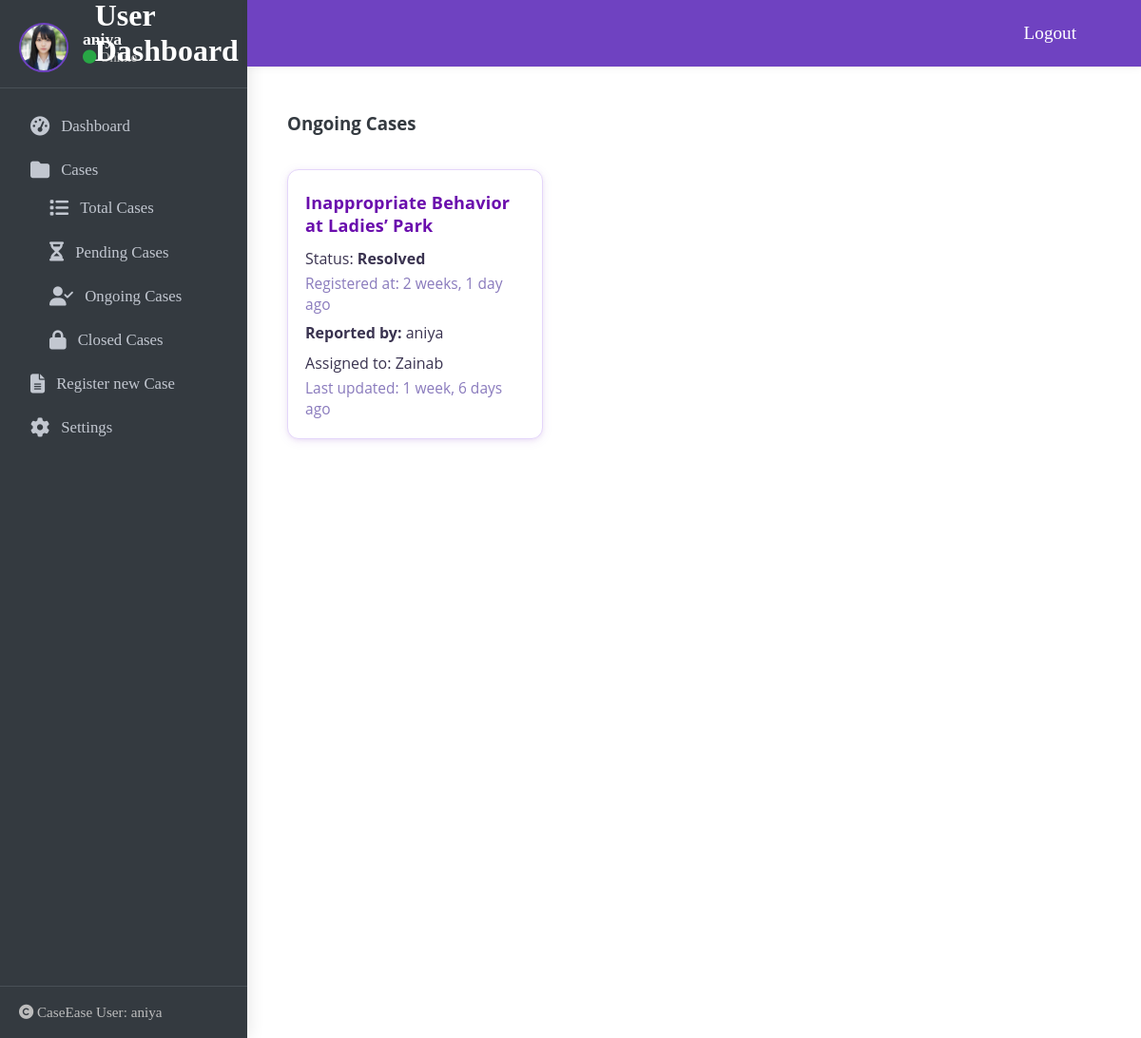
The app's page /accounts/user/cases/ongoing/ (signed in) with its own data.
### accounts/models.py (models this page shows, shortened)
class CustomUser(AbstractUser):
    role = models.CharField(max_length=10, choices=ROLE_CHOICES, default='user')
    profile_image = models.ImageField(upload_to='profile_images/', null=True, blank=True)
    phone_number = models.CharField(max_length=15, null=True, blank=True)

### cases/models.py (models this page shows, shortened)
class Case(models.Model):
    STATUS_CHOICES = [
        ('Pending', 'Pending'),
        ('Approved', 'Approved'),
        ('In Progress', 'In Progress'),
        ('Waiting for Info', 'Waiting for Info'),
        ('Resolved', 'Resolved'),
        ('Closed', 'Closed'),
    ]
    status = FSMField(choices=STATUS_CHOICES, default='Pending')
    title = models.CharField(max_length=200)
    description = models.TextField()
    location = models.CharField(max_length=200, null=True, blank=True)
    incident_date = models.DateField(null=True, blank=True)
    uploaded_file = models.FileField(upload_to='case_files/', null=True, blank=True)
    is_anonymous = models.BooleanField(default=False)
    suspect_name = models.CharField(max_length=200, null=True, blank=True)
    witnesses = models.TextField(null=True, blank=True)
    progress_notes = models.TextField(null=True, blank=True)
    report_file = models.FileField(upload_to='reports/', null=True, blank=True)
    created_at = models.DateTimeField(auto_now_add=True)
    updated_at = models.DateTimeField(auto_now=True)
    created_by = models.ForeignKey(
        settings.AUTH_USER_MODEL,
        on_delete=models.CASCADE,
        related_name='cases_created'
    )
    assigned_to = models.ForeignKey(
        settings.AUTH_USER_MODEL,
        null=True,
        blank=True,
        on_delete=models.SET_NULL,
        related_name='cases_assigned',
        limit_choices_to={'groups__name': 'handler'}
    )
    history = HistoricalRecords()

### accounts/views.py (the view)
# urls.py: path('user/cases/ongoing/', views.UserOngoingCasesView.as_view(), name='user_ongoing_cases'),
class UserOngoingCasesView(LoginRequiredMixin, ListView):
    template_name = 'accounts/users/ongoing_cases.html'
    context_object_name = 'cases'
    def get_queryset(self):
        return Case.objects.filter(created_by=self.request.user).exclude(status__in=['Pending', 'Closed'])

### accounts/templates/accounts/users/ongoing_cases.html (shortened to what this page needs)
{% load static %}
{% load humanize %}
{% block content %}
<div class="dashboard-container">
  {% include 'accounts/user_sidebar.html' %}
  <div class="main-section">
    <h3>Ongoing Cases</h3>
    <div class="cases-grid">
    {% for case in cases %}
      <div class="card">
        {% if case.pk %}
          <a href="{% url 'case_detail' case.pk %}">{{ case.title }}</a>
        {% else %}
          {{ case.title }}
        {% endif %}
        <p>Status: <strong>{{ case.status }}</strong></p>
        <small>Registered at: {{ case.created_at|naturaltime }}</small>
        {% if case.is_anonymous %}
          <p><strong>Reported by:</strong> Anonymous</p>
        {% else %}
          <p><strong>Reported by:</strong> {{ case.created_by.username }}</p>
        {% endif %}
        <p>Assigned to: {{ case.assigned_to.username|default:'Not Assigned' }}</p>
        <small>Last updated: {{ case.updated_at|naturaltime }}</small>
      </div>
    {% empty %}
      <p>No ongoing cases found.</p>
    {% endfor %}
    </div>
  </div>
</div>
{% endblock %}

### accounts/templates/accounts/user_sidebar.html (shortened to what this page needs)
{% load static%}
<link rel="stylesheet" href="https://cdnjs.cloudflare.com/ajax/libs/font-awesome/6.4.0/css/all.min.css">
<aside class="admin-sidebar">
<div class="top-navbar">
  <div class="dashboard-header">
      <h2> User Dashboard </h2>
      <a href="{% url 'logout' %}" style="color:#fff; font-size:1.2rem;">Logout</a>
    </div>
</div>
  <div class="user-panel">
   {% if user.profile_image %}
      <img src="{{ user.profile_image.url }}" alt="User Avatar">
    {% else %}
      <img src="{% static 'images/avatar.png' %}" alt="User Avatar">
    {% endif %}
    <div class="info">
      <span>{{ request.user.username|default:'User' }}</span>
      <small><i class="fa fa-circle text-success" style="color:#28a745"></i> Online</small>
    </div>
  </div>
  <nav>
    <ul>
      <li><a href="{% url 'user_dashboard' %}" ><i class="fa fa-tachometer-alt"></i> Dashboard</a></li>
      <li><a href="#"><i class="fa fa-folder"></i> Cases</a>
        <ul style="padding-left:20px;">
          <li><a href="{% url 'user_all_cases' %}"><i class="fa fa-list"></i> Total Cases</a></li>
          <li><a href="{% url 'user_pending_cases' %}"><i class="fa fa-hourglass-half"></i> Pending Cases</a></li>
          <li><a href="{% url 'user_ongoing_cases' %}"><i class="fa fa-user-check"></i> Ongoing Cases</a></li>
          <li><a href="{% url 'user_closed_cases' %}"><i class="fa fa-lock"></i> Closed Cases</a></li>
        </ul>
      </li>
      <li><a href="{% url 'register_case' %}"><i class="fas fa-file-alt"></i> Register new Case</a>
      <li><a href="{% url 'view_user_profile' %}"><i class="fa fa-cog"></i> Settings</a></li>
    </ul>
  </nav>
  <div class="sidebar-footer">
    <i class="fa fa-copyright"></i> CaseEase User: {{request.user.username|default:'User'}}
  </div>
</aside>

### accounts/templates/accounts/users/ongoing_cases.html (style rules this page uses)
.dashboard-container { display: flex; align-items: stretch; min-height: 100vh; margin: 0; width: 100vw; max-width: 100vw; box-sizing: border-box; height: 100vh; overflow: auto; }
.admin-sidebar { width: 260px; background: #343a40; color: #fff; border-radius: 14px 0 0 14px; box-shadow: 2px 0 16px rgba(0,0,0,0.10); display: flex; flex-direction: column; justify-content: flex-start; min-height: 100vh; position: relative; z-index: 2; }
.main-section { flex: 1; background: #fff; padding: 40px 44px 40px 44px; border-radius: 0 14px 14px 0; box-shadow: 0 2px 16px rgba(0,0,0,0.07); min-height: 100vh; min-width: 0; margin-top: 50px; margin-left: 250px; display: flex; flex-direction: column; justify-content: flex-start; font-family: 'Open Sans', sans-serif; font-size: 16px; color: #343a40; }
.cases-grid { display: grid; grid-template-columns: repeat(3, 1fr); gap: 28px; margin-top: 18px; margin-bottom: 18px; }
.card { background: #fff; border-left: 6px solid #6A0DAD; border-radius: 12px; box-shadow: 0 2px 12px 0 rgba(106,13,173,0.08), 0 1.5px 4px 0 rgba(106,13,173,0.07); padding: 22px 20px 18px 18px; display: flex; flex-direction: column; transition: box-shadow 0.2s, transform 0.2s; border: 1.5px solid #e4d6fa; overflow: hidden; min-width: 0; }
.card h4, .card a { margin: 0 0 6px 0; color: #6A0DAD; font-size: 1.13em; font-weight: 700; letter-spacing: 0.2px; text-decoration: none; transition: color 0.2s; word-break: break-word; }
.card p { margin: 6px 0 4px 0; color: #3a3350; font-size: 1em; }
.card small { color: #8a7bbd; font-size: 0.97em; display: block; margin-bottom: 2px; }

### accounts/templates/accounts/user_sidebar.html (style rules this page uses)
.admin-sidebar { width: 260px; background: #343a40; color: #fff; position: fixed; top: 0; left: 0; height: 100vh; min-height: 100vh; border-radius: 0; box-shadow: 2px 0 16px rgba(0,0,0,0.10); display: flex; flex-direction: column; padding: 0; z-index: 1000; }
.top-navbar { position: fixed; top: 0; left: 260px; right: 0; height: 70px; background: #6f42c1; border-bottom: 1px solid #eee; box-shadow: 0 2px 8px rgba(0,0,0,0.04); display: flex; align-items: center; justify-content: flex-end; padding: 0 40px; z-index: 1100; }
.top-navbar .dashboard-header { display: flex; align-items: center; justify-content: space-between; margin-top: 20px; margin-bottom: 20px; }
.top-navbar .dashboard-header h2 { color: #fff; font-weight: 800; font-size: 2em; margin-right: 21cm; }
.admin-sidebar .user-panel { display: flex; align-items: center; padding: 24px 20px 16px 20px; border-bottom: 1px solid #495057; }
.admin-sidebar .user-panel img { width: 48px; height: 48px; border-radius: 50%; margin-right: 15px; border: 2px solid #6f42c1; }
.admin-sidebar .user-panel .info { display: flex; flex-direction: column; }
.admin-sidebar .user-panel .info span { font-weight: 700; font-size: 1.1em; }
.admin-sidebar .user-panel .info small { color: #bdbdbd; font-size: 0.9em; }
.admin-sidebar nav { flex: 1; padding: 20px 0 0 0; }
.admin-sidebar ul { list-style: none; padding: 0 0 0 0; margin: 0; }
.admin-sidebar li { margin-bottom: 6px; }
.admin-sidebar a { color: #c2c7d0; text-decoration: none; display: flex; align-items: center; padding: 10px 28px; font-size: 1.05em; border-left: 4px solid transparent; transition: background 0.2s, border-color 0.2s; }
.admin-sidebar a i { margin-right: 12px; font-size: 1.2em; }
.admin-sidebar .sidebar-footer { padding: 18px 20px; border-top: 1px solid #495057; font-size: 0.95em; color: #bdbdbd; }

### records on screen
CustomUser: profile_image (picture), user.username "aniya"
Case: title "Inappropriate Behavior at Ladies’ Park", status "Resolved", created_at "2 weeks, 1 day ago", created_by.username "aniya", assigned_to.username "Zainab", updated_at "1 week, 6 days ago"
